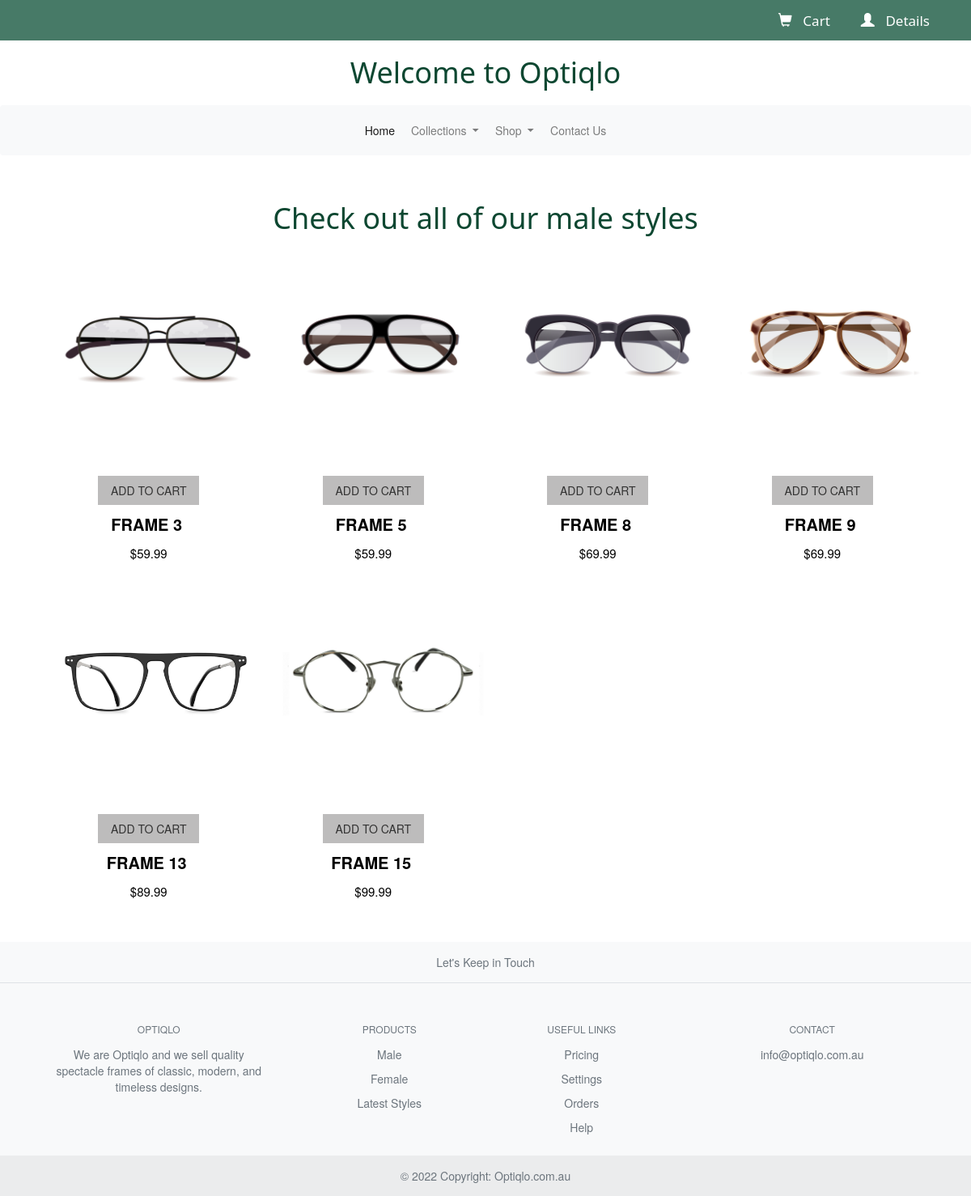
The page /male/ on the database its author committed.
### optiqlo/models.py (models this page shows, shortened)
class Glasses(db.Model):
    __tablename__='glasses'
    id = db.Column(db.Integer, primary_key=True)
    name = db.Column(db.String(64),nullable=False)
    gender = db.Column(db.String(64), nullable=False)
    price = db.Column(db.Float, nullable=False)
    material_id = db.Column(db.Integer, db.ForeignKey('materials.id'))
    shape_id = db.Column(db.Integer, db.ForeignKey('shapes.id'))
    eyesize = db.Column(db.Integer, nullable=False)
    bridgesize = db.Column(db.Integer, nullable=False)
    description = db.Column(db.String(500), nullable=False)
    lateststyle = db.Column(db.Boolean, nullable=False)
    image = db.Column(db.String(60), nullable=False)

### optiqlo/views.py (the view)
@bp.route('/male/')
def male():
    glasses = Glasses.query.filter(Glasses.gender == 'Male')
    return render_template('productview.html', glasses = glasses, title='male styles')

### optiqlo/templates/productview.html (shortened to what this page needs)
{% extends 'base.html' %}
{% block main %}
<section class="section-products">
  <div class="container">
    <h1 class="hero-content">Check out all of our {{title}}</h1>
    {% for glasses in glasses%}
    <div class="col-sm-6 col-md-6 col-lg-4 col-xl-3">
      <div id="{{glasses.id}}" class="product-content">
        <div class="product-img">
          <a href="{{ url_for('main.product', productname=glasses.name) }}">
            <img src="{{url_for('static', filename='img/'+glasses.image)}}" alt="Card image">
          </a>
        </div>
        <div class="product-btns">
          <form action="{{ url_for('main.order') }}">
            <input class="btn-cart" type="submit" value="Add to Cart">
          </form>
        </div>
        <div id="{{glasses.id}}" class="product-info text-center">
          <p class="product-title">{{glasses.name}}</p>
          <p class="product-price">${{glasses.price}}</p>
        </div>
      </div>
    </div>
    {% endfor %}
  </div>
</section>
{% endblock %}

### optiqlo/static/css/style.css (style rules this page uses)
body, html { height: 100%; }
.hero-content { position: relative; font-family: "Monserrat", 'Segoe UI', Tahoma, Geneva, Verdana, sans-serif; color: #0d4731; text-align: center; margin: 0.625rem; z-index: 1000; }
:root { --white-light: rgba(255, 255, 255, 0.7); --alice-blue: rgba(22, 177, 103, 0.5); --carribean-green: rgba(94, 215, 163, 0.982); --grey: rgba(244, 235, 235, 0.625); }
* { padding: 0; margin: 0; box-sizing: border-box; }
body, html { font-family: 'Trebuchet MS', sans-serif; }
img { width: 100%; display: block; }
.container { width: 88vw; margin: 0 auto; }
.section-products { padding: 3.2rem 0; }
.product-content { background: var(white); }
.product-img { background: var(--white-light); box-shadow: 0 0 x 10px var(--white-light); width: 270px; height: 270px; margin: 0 auto; border-radius: 50%; transition: background 0.5s ease; }
.product-btns { display: flex; justify-content: center; margin-top: 1.4rem; opacity: 1; transition: opacity 0.6s ease; }
.btn-cart { background: rgb(189, 188, 188); border: 1px solid black; padding: 0.8rem 0; margin-top: 0.8rem; width: 125px; font-family: inherit; text-transform: uppercase; cursor: pointer; border: none; transition: all 0.6s ease; }
.product-info { background: white; padding: 1rem; justify-content: center; align-items: center; }
.product-title { color: black; text-decoration: none; font-size: 2rem; text-transform: uppercase; font-weight: bold; padding-right: 5px; }
.product-price { color: black; font-size: 1.5rem; display: inline-block; padding-left: 0; }
.product-img img { transition: transform 0.6s ease; }

### rows shown on the page
Glasses: image (picture), name "FRAME 3", price "59.99"
Glasses: image (picture), name "FRAME 5", price "59.99"
Glasses: image (picture), name "FRAME 8", price "69.99"
Glasses: image (picture), name "FRAME 9", price "69.99"
Glasses: image (picture), name "FRAME 13", price "89.99"
Glasses: image (picture), name "FRAME 15", price "99.99"

### other values the page prints
{{ title }} "male styles"
